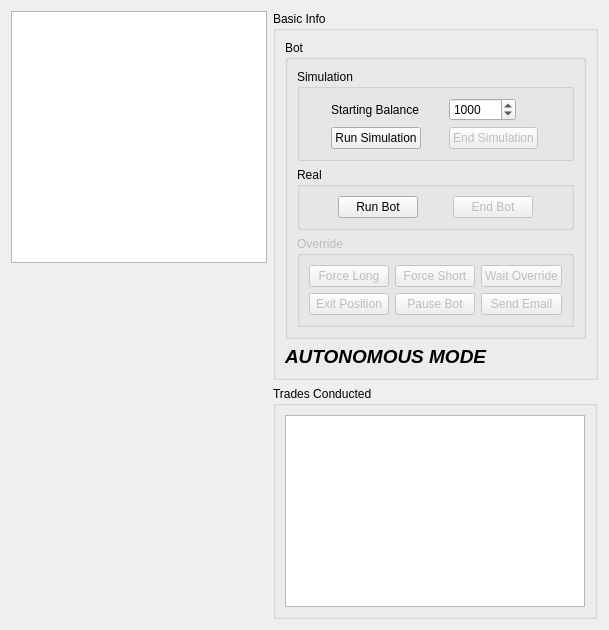
      <widget class="QWidget" name="dashboardTab">
       <attribute name="title">
        <string>Dashboard</string>
       </attribute>
       <layout class="QGridLayout" name="gridLayout_4">
        <item row="0" column="0" rowspan="2">
         <layout class="QVBoxLayout" name="Center">
          <property name="sizeConstraint">
           <enum>QLayout::SetDefaultConstraint</enum>
          </property>
          <item>
           <widget class="QTextEdit" name="botOutput">
            <property name="readOnly">
             <bool>true</bool>
            </property>
           </widget>
          </item>
          <item>
           <widget class="PlotWidget" name="graphWidget" native="true">
            <property name="minimumSize">
             <size>
              <width>0</width>
              <height>350</height>
             </size>
            </property>
           </widget>
          </item>
         </layout>
        </item>
        <item row="0" column="1">
         <widget class="QGroupBox" name="basicInfo">
          <property name="sizePolicy">
           <sizepolicy hsizetype="Preferred" vsizetype="Fixed">
            <horstretch>0</horstretch>
            <verstretch>0</verstretch>
           </sizepolicy>
          </property>
          <property name="title">
           <string>Basic Info</string>
          </property>
          <layout class="QGridLayout" name="gridLayout_6">
           <item row="0" column="0">
            <widget class="QGroupBox" name="botGroupBox">
             <property name="sizePolicy">
              <sizepolicy hsizetype="Preferred" vsizetype="Fixed">
               <horstretch>0</horstretch>
               <verstretch>0</verstretch>
              </sizepolicy>
             </property>
             <property name="title">
              <string>Bot</string>
             </property>
             <layout class="QVBoxLayout" name="verticalLayout">
              <item>
               <widget class="QGroupBox" name="simulationBotGroupBox">
                <property name="sizePolicy">
                 <sizepolicy hsizetype="Preferred" vsizetype="Preferred">
                  <horstretch>0</horstretch>
                  <verstretch>0</verstretch>
                 </sizepolicy>
                </property>
                <property name="title">
                 <string>Simulation</string>
                </property>
                <layout class="QGridLayout" name="gridLayout_8">
                 <item row="3" column="0">
                  <widget class="QPushButton" name="runSimulationButton">
                   <property name="sizePolicy">
                    <sizepolicy hsizetype="Fixed" vsizetype="Fixed">
                     <horstretch>0</horstretch>
                     <verstretch>0</verstretch>
                    </sizepolicy>
                   </property>
                   <property name="toolTip">
                    <string>Button to run simulation</string>
                   </property>
                   <property name="text">
                    <string>Run Simulation</string>
                   </property>
                  </widget>
                 </item>
                 <item row="1" column="1">
                  <widget class="QSpinBox" name="simulationStartingBalanceSpinBox">
                   <property name="sizePolicy">
                    <sizepolicy hsizetype="Fixed" vsizetype="Fixed">
                     <horstretch>0</horstretch>
                     <verstretch>0</verstretch>
                    </sizepolicy>
                   </property>
                   <property name="toolTip">
                    <string>Starting balance for simulation. Minimum possible value is $100.</string>
                   </property>
                   <property name="minimum">
                    <number>100</number>
                   </property>
                   <property name="maximum">
                    <number>99999999</number>
                   </property>
                   <property name="singleStep">
                    <number>25</number>
                   </property>
                   <property name="value">
                    <number>1000</number>
                   </property>
                  </widget>
                 </item>
                 <item row="3" column="1">
                  <widget class="QPushButton" name="endSimulationButton">
                   <property name="enabled">
                    <bool>false</bool>
                   </property>
                   <property name="sizePolicy">
                    <sizepolicy hsizetype="Fixed" vsizetype="Fixed">
                     <horstretch>0</horstretch>
                     <verstretch>0</verstretch>
                    </sizepolicy>
                   </property>
                   <property name="toolTip">
                    <string>Button to end simulation</string>
                   </property>
                   <property name="text">
                    <string>End Simulation</string>
                   </property>
                  </widget>
                 </item>
                 <item row="1" column="0">
                  <widget class="QLabel" name="simulationStartingBalance">
                   <property name="sizePolicy">
                    <sizepolicy hsizetype="Fixed" vsizetype="Preferred">
                     <horstretch>0</horstretch>
                     <verstretch>0</verstretch>
                    </sizepolicy>
                   </property>
                   <property name="text">
                    <string>Starting Balance</string>
                   </property>
                  </widget>
                 </item>
                </layout>
               </widget>
              </item>
              <item>
               <widget class="QGroupBox" name="realBotGroupBox">
                <property name="enabled">
                 <bool>true</bool>
                </property>
                <property name="sizePolicy">
                 <sizepolicy hsizetype="Preferred" vsizetype="Preferred">
                  <horstretch>0</horstretch>
                  <verstretch>0</verstretch>
                 </sizepolicy>
                </property>
                <property name="title">
                 <string>Real</string>
                </property>
                <layout class="QGridLayout" name="gridLayout">
                 <item row="0" column="0">
                  <widget class="QPushButton" name="runRealBot">
                   <property name="sizePolicy">
                    <sizepolicy hsizetype="Fixed" vsizetype="Fixed">
                     <horstretch>0</horstretch>
                     <verstretch>0</verstretch>
                    </sizepolicy>
                   </property>
                   <property name="toolTip">
                    <string>Run live bot.</string>
                   </property>
                   <property name="text">
                    <string>Run Bot</string>
                   </property>
                  </widget>
                 </item>
                 <item row="0" column="1">
                  <widget class="QPushButton" name="endBotWithExitingTrade">
                   <property name="enabled">
                    <bool>false</bool>
                   </property>
                   <property name="sizePolicy">
                    <sizepolicy hsizetype="Fixed" vsizetype="Fixed">
                     <horstretch>0</horstretch>
                     <verstretch>0</verstretch>
                    </sizepolicy>
                   </property>
                   <property name="toolTip">
                    <string>End live bot.</string>
                   </property>
                   <property name="text">
                    <string>End Bot</string>
                   </property>
                  </widget>
                 </item>
                </layout>
               </widget>
              </item>
              <item>
               <widget class="QGroupBox" name="overrideGroupBox">
                <property name="enabled">
                 <bool>false</bool>
                </property>
                <property name="sizePolicy">
                 <sizepolicy hsizetype="Preferred" vsizetype="Preferred">
                  <horstretch>0</horstretch>
                  <verstretch>0</verstretch>
                 </sizepolicy>
                </property>
                <property name="title">
                 <string>Override</string>
                </property>
                <layout class="QGridLayout" name="gridLayout_5">
                 <item row="0" column="0">
                  <widget class="QPushButton" name="forceLongButton">
                   <property name="sizePolicy">
                    <sizepolicy hsizetype="Fixed" vsizetype="Fixed">
                     <horstretch>0</horstretch>
                     <verstretch>0</verstretch>
                    </sizepolicy>
                   </property>
                   <property name="toolTip">
                    <string>Force bot to take long position</string>
                   </property>
                   <property name="text">
                    <string>Force Long</string>
                   </property>
                  </widget>
                 </item>
                 <item row="0" column="1">
                  <widget class="QPushButton" name="forceShortButton">
                   <property name="sizePolicy">
                    <sizepolicy hsizetype="Fixed" vsizetype="Fixed">
                     <horstretch>0</horstretch>
                     <verstretch>0</verstretch>
                    </sizepolicy>
                   </property>
                   <property name="toolTip">
                    <string>Force bot to take short position</string>
                   </property>
                   <property name="text">
                    <string>Force Short</string>
                   </property>
                  </widget>
                 </item>
                 <item row="1" column="1">
                  <widget class="QPushButton" name="pauseBotButton">
                   <property name="enabled">
                    <bool>false</bool>
                   </property>
                   <property name="sizePolicy">
                    <sizepolicy hsizetype="Fixed" vsizetype="Fixed">
                     <horstretch>0</horstretch>
                     <verstretch>0</verstretch>
                    </sizepolicy>
                   </property>
                   <property name="toolTip">
                    <string>Pause bot</string>
                   </property>
                   <property name="text">
                    <string>Pause Bot</string>
                   </property>
                  </widget>
                 </item>
                 <item row="1" column="0">
                  <widget class="QPushButton" name="exitPositionButton">
                   <property name="enabled">
                    <bool>false</bool>
                   </property>
                   <property name="text">
                    <string>Exit Position</string>
                   </property>
                  </widget>
                 </item>
                 <item row="0" column="2">
                  <widget class="QPushButton" name="waitOverrideButton">
                   <property name="text">
                    <string>Wait Override</string>
                   </property>
                  </widget>
                 </item>
                 <item row="1" column="2">
                  <widget class="QPushButton" name="sendEmailButton">
                   <property name="text">
                    <string>Send Email</string>
                   </property>
                  </widget>
                 </item>
                </layout>
               </widget>
              </item>
             </layout>
            </widget>
           </item>
           <item row="1" column="0">
            <widget class="QLabel" name="autonomousStateLabel">
             <property name="font">
              <font>
               <pointsize>14</pointsize>
               <weight>75</weight>
               <italic>true</italic>
               <bold>true</bold>
               <underline>false</underline>
              </font>
             </property>
             <property name="text">
              <string>AUTONOMOUS MODE</string>
             </property>
            </widget>
           </item>
          </layout>
         </widget>
        </item>
        <item row="1" column="1">
         <widget class="QGroupBox" name="tradesConductedGroupBox">
          <property name="sizePolicy">
           <sizepolicy hsizetype="Fixed" vsizetype="Preferred">
            <horstretch>0</horstretch>
            <verstretch>0</verstretch>
           </sizepolicy>
          </property>
          <property name="title">
           <string>Trades Conducted</string>
          </property>
          <layout class="QGridLayout" name="gridLayout_10">
           <item row="0" column="0">
            <widget class="QListWidget" name="tradesListWidget">
             <property name="sizePolicy">
              <sizepolicy hsizetype="Fixed" vsizetype="Expanding">
               <horstretch>0</horstretch>
               <verstretch>0</verstretch>
              </sizepolicy>
             </property>
             <property name="minimumSize">
              <size>
               <width>300</width>
               <height>0</height>
              </size>
             </property>
            </widget>
           </item>
          </layout>
         </widget>
        </item>
       </layout>
      </widget>
